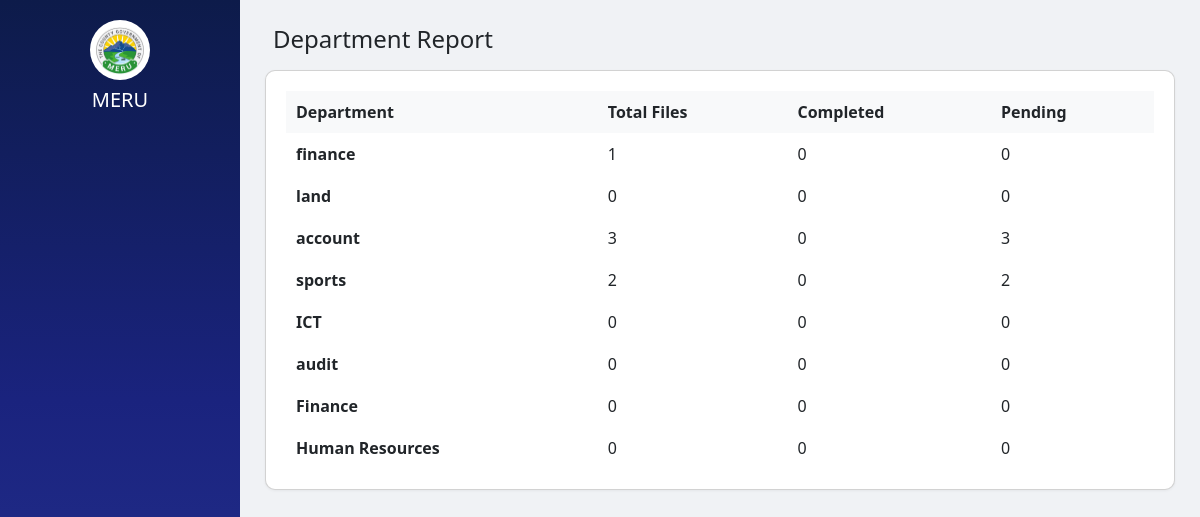
Before: /reports/department/ (signed in) with the older database file.
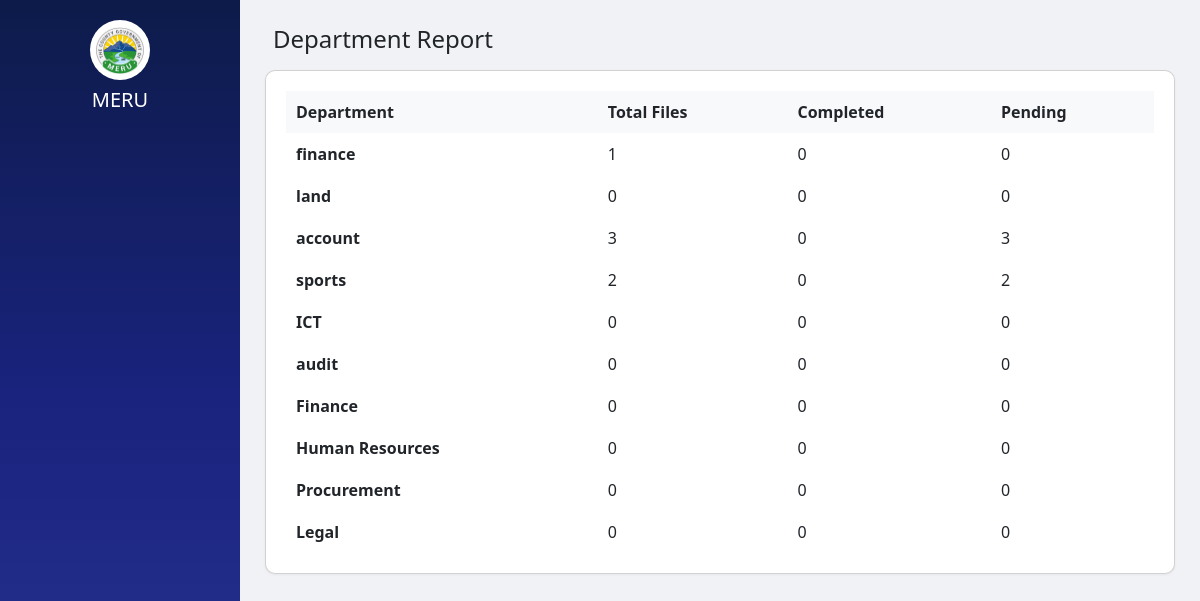
After: the same page with the newer database file.
### apps/accounts/models.py (models this page shows, shortened)
class Department(models.Model):
    code = models.CharField(max_length=10, unique=True)
    name = models.CharField(max_length=100)
    active = models.BooleanField(default=True)
    created_at = models.DateTimeField(auto_now_add=True)
    class Meta: db_table = 'departments'; verbose_name_plural = 'Departments'

### crfts/urls.py (the view)
# urls.py: path('reports/department/', department_report, name='department_report'),
@login_required(login_url='/login/')
def department_report(request):
    if not is_admin_user(request.user): return redirect('/')
    data = []
    for d in Department.objects.all():
        fs = File.objects.filter(current_department=d, is_archived=False)
        data.append({'name':d.name, 'total':fs.count(), 'completed':fs.filter(status='COMPLETED').count(), 'pending':fs.filter(status__in=['REGISTERED','RECEIVED','UNDER_REVIEW','PENDING_APPROVAL']).count(), 'overdue':fs.filter(expected_return_date__date__lt=timezone.now().date()).count()})
    return render(request, 'reports/department_report.html', {'data': data, 'user': request.user, 'notif_count': get_notif_count(request.user)})

### crfts/urls.py (called while the page is built)
def get_notif_count(user):
    return Notification.objects.filter(user=user, is_read=False).count()

def is_admin_user(user):
    if not user.is_authenticated: return False
    if user.is_superuser: return True
    if hasattr(user, 'role') and user.role and user.role.code == 'ADMIN': return True
    return False

### templates/reports/department_report.html (shortened to what this page needs)
﻿<!DOCTYPE html><html lang='en'><head><meta charset='UTF-8'><meta name='viewport' content='width=device-width,initial-scale=1'><title>Department Report - MERU</title>
<link href='https://cdn.jsdelivr.net/npm/bootstrap@5.3.0/dist/css/bootstrap.min.css' rel='stylesheet'>
</head>
<body><aside class='sidebar'><div class='logo'><img src='/static/images/logo.png' alt='County Logo' style='width:60px;height:60px;border-radius:50%;margin-bottom:8px;background:white;padding:5px' onerror="this.style.display='none'"><h5>MERU</h5></div></aside>
<main class='main'><h4 class='mb-3'>Department Report</h4>
<div class='card'><table><thead><tr><th>Department</th><th>Total Files</th><th>Completed</th><th>Pending</th></tr></thead><tbody>
{% for d in data %}<tr><td><strong>{{ d.name }}</strong></td><td>{{ d.total }}</td><td>{{ d.completed }}</td><td>{{ d.pending }}</td></tr>{% endfor %}</tbody></table></div></main></body></html>

Changed rows visible on the page:
added Department: name "Procurement"
added Department: name "Legal"
Other visible differences:
new list line: "0 0 0"
